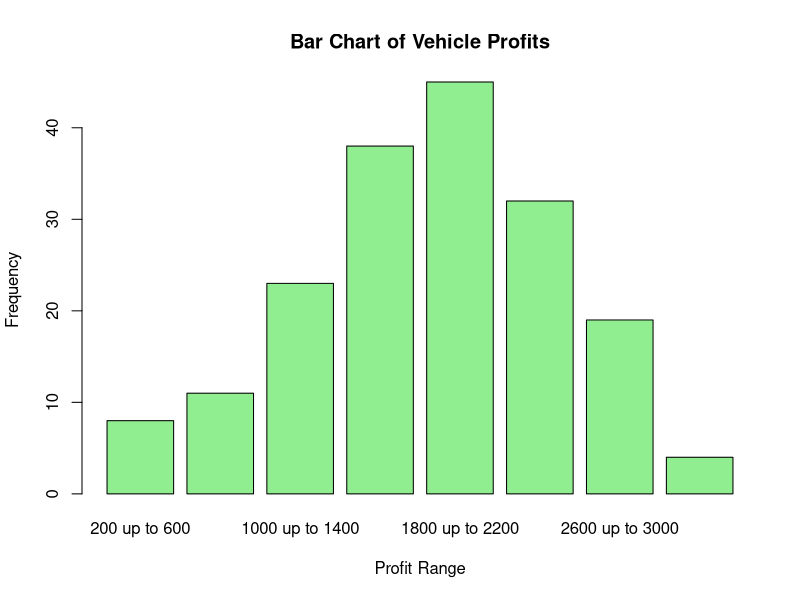

Here is the R script that generated this plot:
#Page No.33
profit_intervals <- c("200 up to 600", "600 up to 1000", "1000 up to 1400", 
                      "1400 up to 1800", "1800 up to 2200", "2200 up to 2600", 
                      "2600 up to 3000", "3000 up to 3400")
frequencies <- c(8, 11, 23, 38, 45, 32, 19, 4)

data <- data.frame(
  Interval = profit_intervals,
  Frequency = frequencies
)

cat("Frequency Table:\n")
print(data, row.names = FALSE)

breaks <- seq(200, 3400, by = 400)
profit_data <- c(rep(200, 8), rep(600, 11), rep(1000, 23), rep(1400, 38), 
                 rep(1800, 45), rep(2200, 32), rep(2600, 19), rep(3000, 4))

barplot(frequencies, names.arg = profit_intervals, main = "Bar Chart of Vehicle Profits", 
        xlab = "Profit Range", ylab = "Frequency", col = "lightgreen", border = "black")
